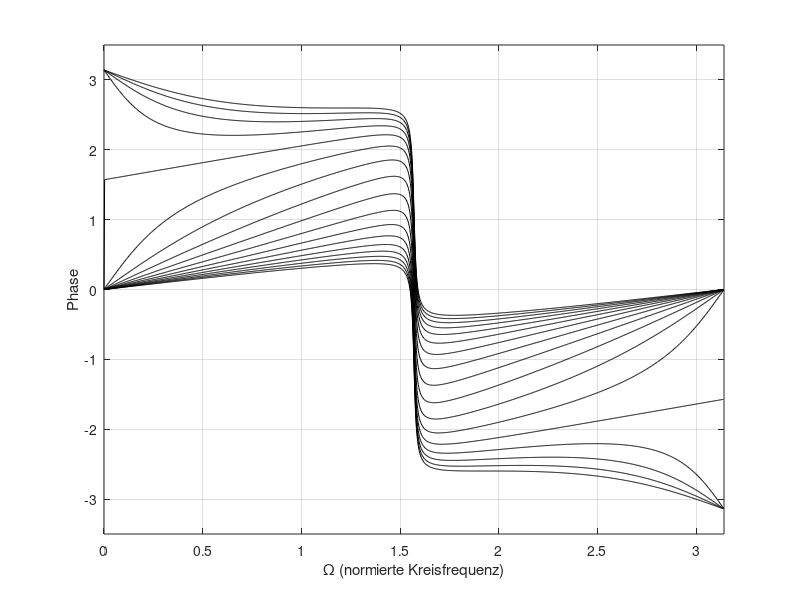

Write MATLAB code to recreate this figure.
clear all;

% assign the sample-rate and related stuff:
f_s          = 44100;
numBins      = 1024;
binFreqs     = ((0:numBins-1)/numBins) * (f_s/2);

% assign the pole-radius and angle:
poleRadius = 0.99;
poleAngle  = pi/2;
poles      = poleRadius.*exp(j*poleAngle);
poles      = [poles; conj(poles)];

% assign the gain-factor and the range and stepsize for the zero (and
% calculate the number of filter-curves from that):
g          = 1;
%zero       = +1.0;
minZero    = -2.0;
maxZero    = +2.0;
stepSize   =  0.25; 
numFilters = (maxZero-minZero)/stepSize+1;

% calculate the normalized radian frequencies:
stepsize   = pi/1024;
Omegas     = 0:stepsize:(pi-stepsize);

% allocate a matrix to hold the curves:
magnitudes = zeros(length(Omegas),numFilters);

% generate the curves:
zero = minZero;
for i=1:numFilters

 % calculate the position of the current zero: 
 zero = minZero + (i-1)*stepSize
 
 % calculate the biquad-filter coefficients:
 b0 = 1/g;
 b1 = -zero/g;
 b2 = 0;
 a0 = 1;
 a1 = -2*poleRadius*cos(poleAngle);
 a2 = poleRadius^2;
 
 % evaluate the phase-response: 
 for k=1:length(Omegas)
  Omega  = Omegas(k);
  z      = exp(j*Omega);
  num    = g * (b0 + b1*z^(-1) + b2*z^(-2)); % numerator
  den    =      a0 + a1*z^(-1) + a2*z^(-2);  % denominator   
  H      = num/den;
  %magnitudes(k,i) = abs(H);
  phases(k,i)     = angle(H);  
 end
 
end

% convert to decibels:
dBmagnitudes = 20*log10(magnitudes);
 
% plot the curves:
plot(Omegas, phases, 'k');
 xlabel('\Omega (normierte Kreisfrequenz)');
 ylabel('Phase');
 axis([0 pi -3.5 3.5]);
 grid on;